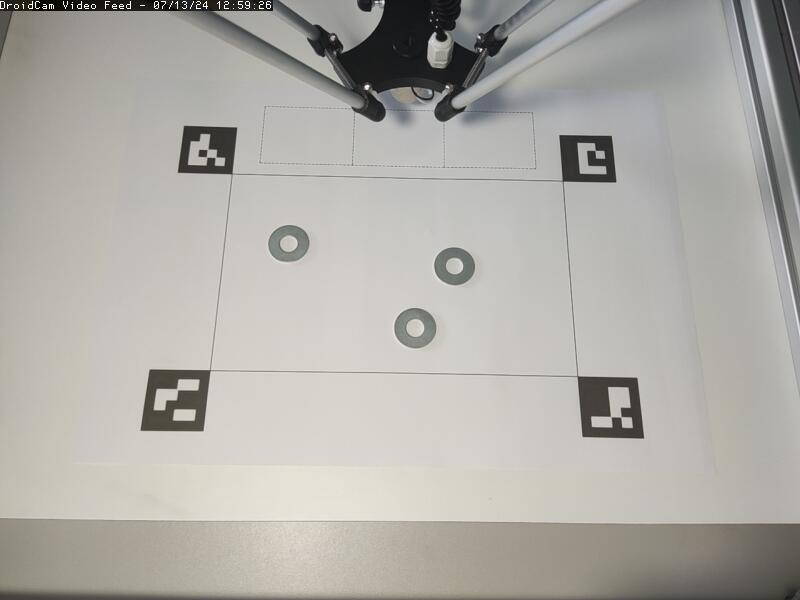
#> input picture src/deltarobot_inputs/test/computer_vision/assets/tests/image1.png, 800 x 600 px
$ python image_tf_with_markers.py
#> lines starting #> are read from the running program, lines starting #| are printed output that depends on the picture; after the words box and inside, x2 and y2 are one past the last pixel; in counts of white or black regions, pixels touching at a corner belong together
import cv2
import numpy as np


'''
    1. detect markers
    2. transform image
    3. detect objects
    4. pubish objects to motion planner
'''


def main():
    # Load the image
    image = cv2.imread('assets/tests/image1.png')
#> image is the input picture: shape (600, 800, 3); mean B, G, R 167, 172.4, 174.5

    # Convert the image to grayscale
    gray = cv2.cvtColor(image, cv2.COLOR_BGR2GRAY)

    # Define the ArUco dictionary
    aruco_dict = cv2.aruco.getPredefinedDictionary(cv2.aruco.DICT_4X4_50)

    # Detect markers
    corners, ids, rejectedImgPoints = cv2.aruco.detectMarkers(gray, aruco_dict)
#> corners = ([[209, 371], [201, 430], [141, 428], [152, 370]], [[578, 379], [635, 379], [642, 436], [584, 436]], [[232, 174], [178, 172], [184, 126], [236, 127]], [[564, 180], [560, 137], [610, 136], [615, 180]]); ids = [3, 2, 0, 1]; rejectedImgPoints = 7 items

    print(ids)
#| [[3]
#|  [2]
#|  [0]
#|  [1]]


    # Draw detected markers
    if ids is not None:

        pts1 = np.empty((4,2))
        for id in ids:
            id = id[0]
            print(f"id: {id}")
            x = corners[id][0][0][0]
            y = corners[id][0][0][1]
            pts1[id,:] = np.float32([x,y])
#> this loop made 4 passes
#> (id, x, y) on passes 1 to 4: (3, 564, 180), (2, 232, 174), (0, 209, 371), (1, 578, 379)
#| id: 3
#| id: 2
#| id: 0
#| id: 1
#> after the loop, pts1 = [[209, 371], [578, 379], [232, 174], [564, 180]]

        # pts1 = order_points(pts1)
        pts1 = np.float32([pts1[3], pts1[2], pts1[1], pts1[0]])
#> pts1 = [[564, 180], [232, 174], [578, 379], [209, 371]]
        print(pts1)
#| [[564. 180.]
#|  [232. 174.]
#|  [578. 379.]
#|  [209. 371.]]
        pts2 = np.float32([[0,0],[297,0],[0,210],[297,210]])*6

        M = cv2.getPerspectiveTransform(pts1,pts2)
#> M = [[-5.97, 0.42, 3293.1], [-0.142, 7.88, -1338.4], [8.95e-06, 0.000628, 1]]
        dst = cv2.warpPerspective(image, M, (int(297*6),int(210*6)))
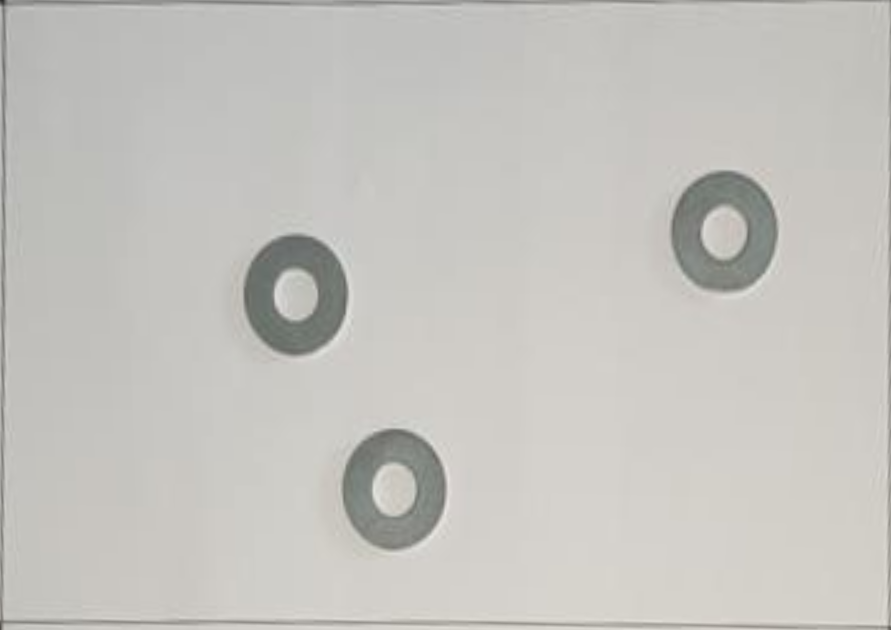
#> dst: shape (1260, 1782, 3) (shown at 1/2 size); mean B, G, R 190.8, 195.3, 196.8

        image = cv2.aruco.drawDetectedMarkers(image, corners, ids)
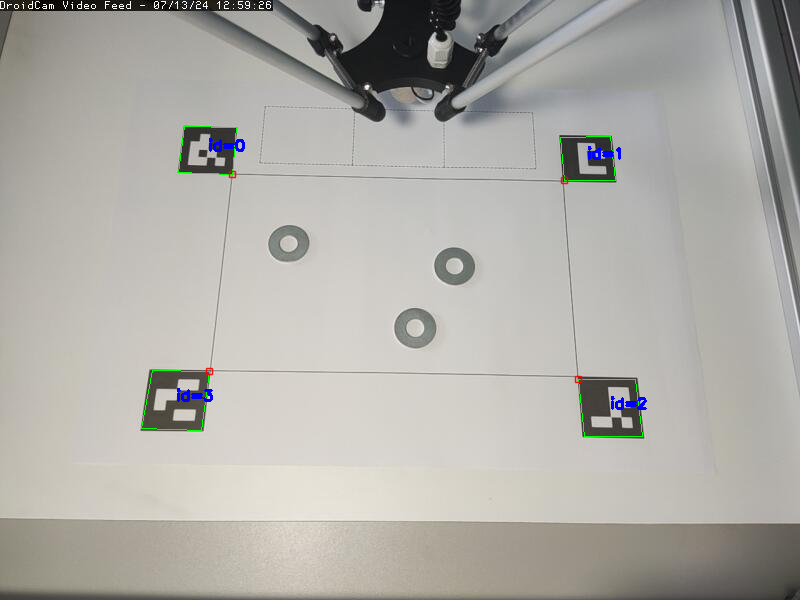
#> image: shape (600, 800, 3); 0.43% of pixels changed, all inside (x1, y1, x2, y2) = (141, 126, 647, 437)

    dst = detect_and_mark_washers(dst)

    # Display the result
    image = cv2.resize(image,None,fx=0.6, fy=0.6, interpolation = cv2.INTER_CUBIC)
    cv2.imshow('Raw image', image)
    dst = cv2.resize(dst,None,fx=0.6, fy=0.6, interpolation = cv2.INTER_CUBIC)
    cv2.imshow('Transformed', dst)


    cv2.waitKey(0)
    cv2.destroyAllWindows()


def order_points(points):
    # Convert points to numpy array
    points = np.array(points)

    # Find the centroid of the points
    centroid = np.mean(points, axis=0)

    # Define top-left, top-right, bottom-left, and bottom-right quadrants based on centroid
    quadrants = [(np.sum((point - centroid) ** 2), point) for point in points]
    top_left = min(quadrants)[1]
    bottom_right = max(quadrants)[1]
    quadrants.remove((np.sum((top_left - centroid) ** 2), top_left))
    quadrants.remove((np.sum((bottom_right - centroid) ** 2), bottom_right))

    top_right = max(quadrants)[1]
    bottom_left = min(quadrants)[1]

    return np.float32([top_left, top_right, bottom_right, bottom_left])


def detect_and_mark_washers(image):

    # Convert the image to grayscale
    gray = cv2.cvtColor(image, cv2.COLOR_BGR2GRAY)
#> gray: shape (1260, 1782)

    # Apply Gaussian blur to reduce noise
    blurred = cv2.GaussianBlur(gray, (5, 5), 0)

    # Perform edge detection
    edges = cv2.Canny(blurred, 50, 150)
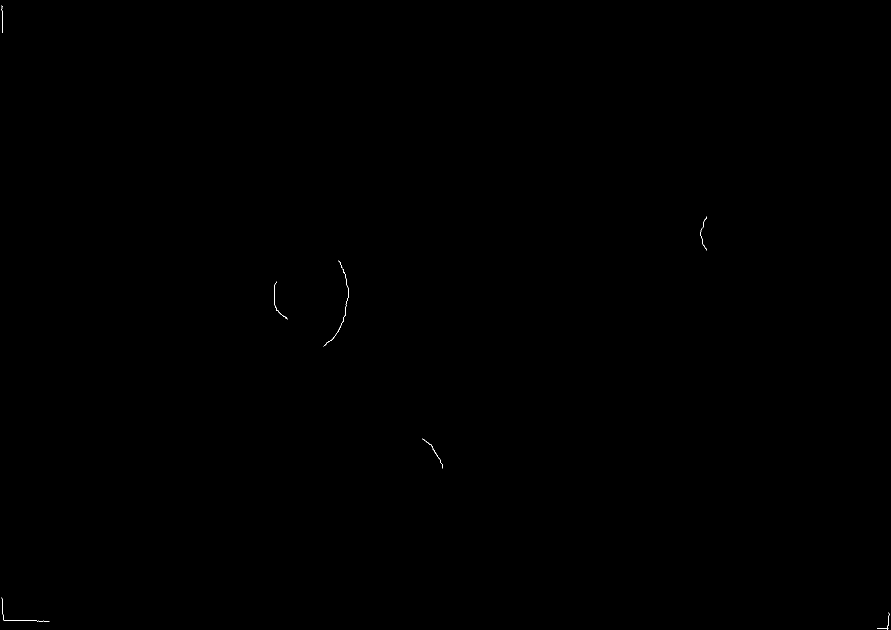
#> edges: shape (1260, 1782) (shown at 1/2 size); 0.03% white in thin lines or dots

    # return edges

    # Find contours in the edge-detected image
    contours, _ = cv2.findContours(edges.copy(), cv2.RETR_EXTERNAL, cv2.CHAIN_APPROX_SIMPLE)
#> contours = 10 contours, 9 with area under 20; largest, box (x1, y1, x2, y2) and area: (647, 571, 697, 693) 24

    # Filter contours based on area
    min_area = 10000  # adjust as needed
    max_area = 100000  # adjust as needed
    washers = []
    for contour in contours:
        area = cv2.contourArea(contour)
        print(area)
        if min_area < area < max_area:
            perimeter = cv2.arcLength(contour, True)
            circularity = 4 * np.pi * area / (perimeter * perimeter)
            print(circularity)
            if circularity > 0.7:  # adjust circularity threshold as needed
                washers.append(contour)
#> this loop made 10 passes
#> area on pass 5: 23.5
#| 6.0
#| 2.5
#| 13.5
#| 13.0
#| 23.5
#| 16.0
#| 2.0
#| 2.5
#> (further printed lines are left out)
#> after the loop, washers = []

    # Draw bounding boxes or circles around detected washers
    for washer_contour in washers:
        (x, y, w, h) = cv2.boundingRect(washer_contour)
        cv2.rectangle(image, (x, y), (x + w, y + h), (0, 255, 0), 2)  # bounding rectangle
        cv2.circle(image, (x+int(w/2), y+int(h/2)), 5, (0, 0, 255), 5)  # bounding rectangle
#> this loop made 0 passes

    return image


if __name__ == "__main__":
    main()
#> in main, `dst = cv2.resize(dst,None,fx=0.6, fy=0.6, interpolation = cv2.INTER_CU..`:
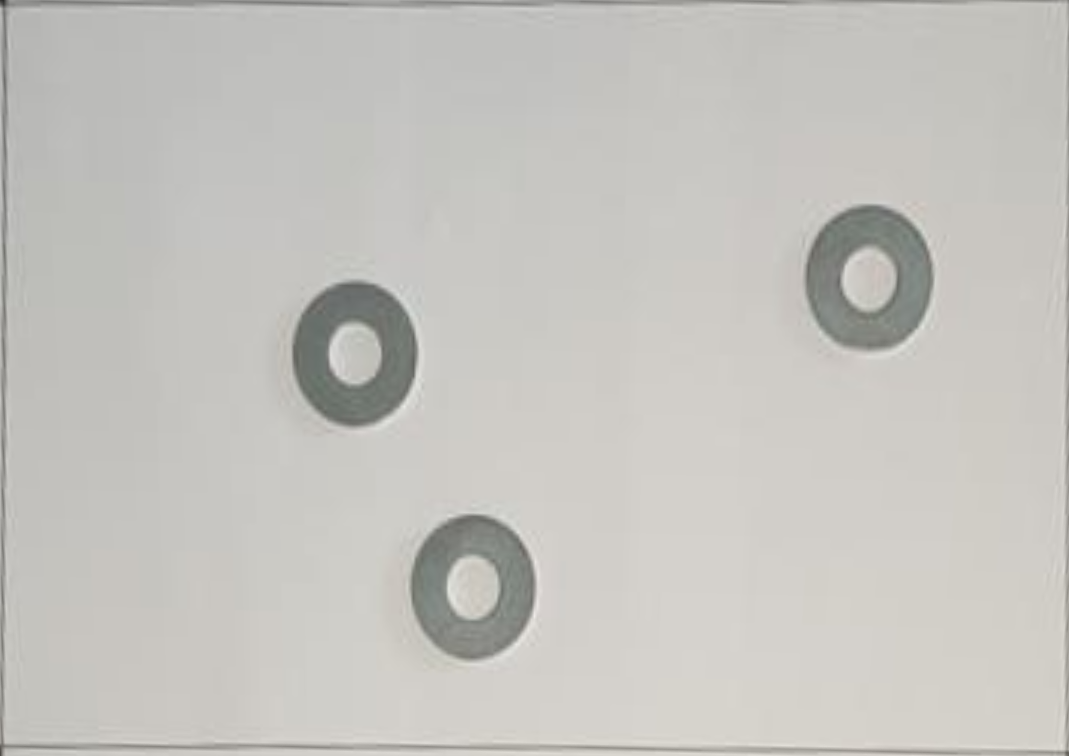
#> dst: shape (756, 1069, 3); mean B, G, R 190.8, 195.3, 196.8
